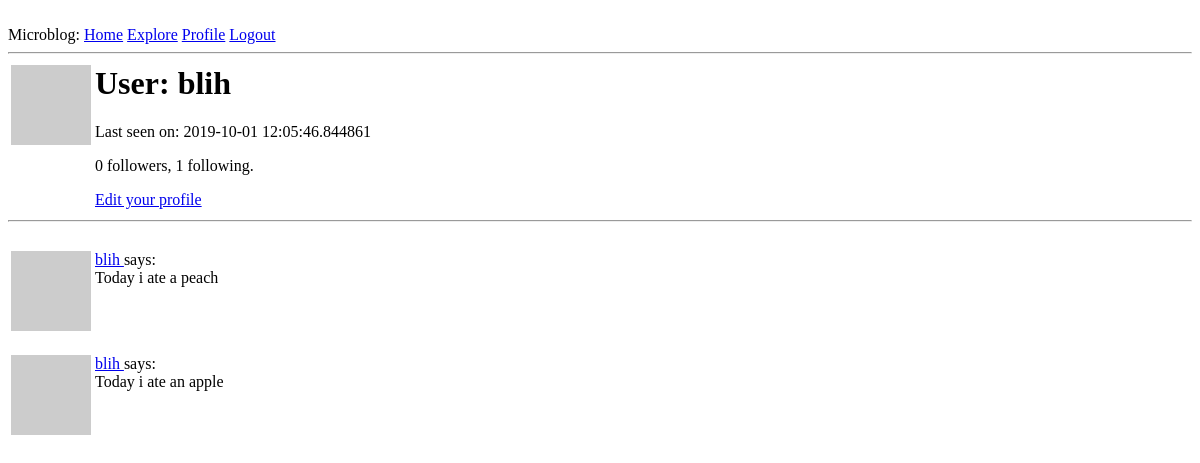
The page /user/blih (signed in) on the database as committed earlier.
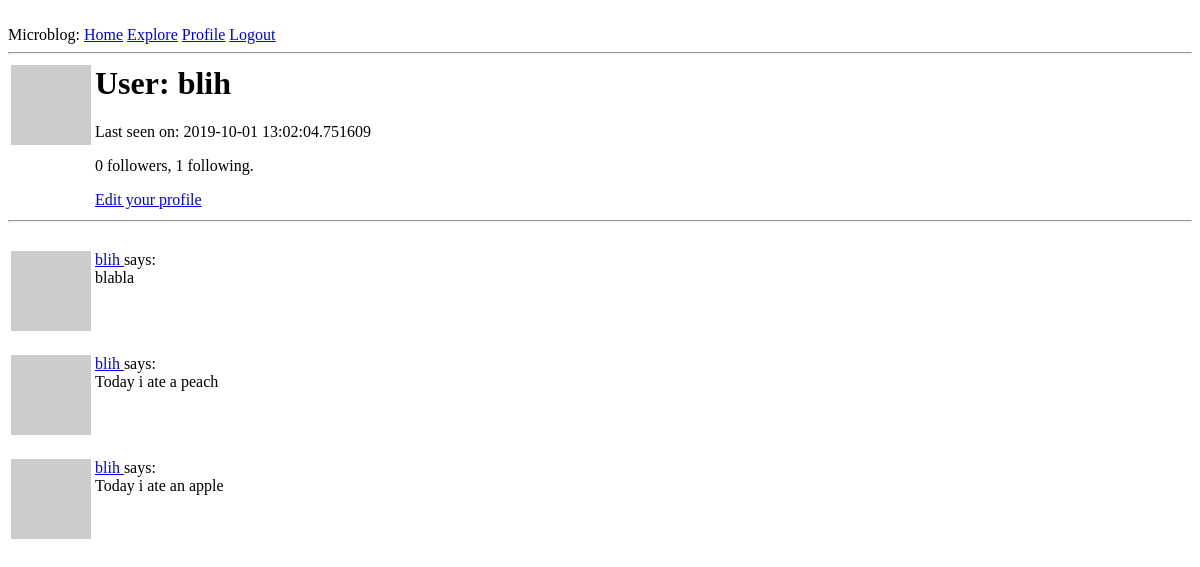
The same page on the database as committed later.
### app/models.py (models this page shows, shortened)
class User(UserMixin, db.Model):
    id = db.Column(db.Integer, primary_key=True)
    username = db.Column(db.String(64), index=True, unique=True)
    email = db.Column(db.String(120), index=True, unique=True)
    password_hash = db.Column(db.String(128))
    posts = db.relationship("Post", backref="author", lazy="dynamic")
    about_me = db.Column(db.String(140))
    last_seen = db.Column(db.DateTime, default=datetime.utcnow)
    followed = db.relationship(
        "User",
        secondary=followers,
        primaryjoin=(followers.c.follower_id == id),
        secondaryjoin=(followers.c.followed_id == id),
        backref=db.backref("followers", lazy="dynamic"),
        lazy="dynamic",
    )
    def avatar(self, size):
        digest = md5(self.email.lower().encode("utf-8")).hexdigest()
        return "https://www.gravatar.com/avatar/{}?d=identicon&s={}".format(
            digest, size
        )

class Post(db.Model):
    id = db.Column(db.Integer, primary_key=True)
    body = db.Column(db.String(140))
    timestamp = db.Column(db.DateTime, index=True, default=datetime.utcnow)
    user_id = db.Column(db.Integer, db.ForeignKey("user.id"))

### app/routes.py (the view)
@app.route("/user/<username>")
@login_required
def user(username):
    user = User.query.filter_by(username=username).first_or_404()
    page = request.args.get('page', 1, type=int)
    posts = user.posts.order_by(Post.timestamp.desc()).paginate(
        page, app.config['POSTS_PER_PAGE'], False)
    next_url = url_for('user', username=user.username, page=posts.next_num) \
        if posts.has_next else None
    prev_url = url_for('user', username=user.username, page=posts.prev_num) \
        if posts.has_prev else None
    return render_template('user.html', user=user, posts=posts.items,
                           next_url=next_url, prev_url=prev_url)

### app/models.py (called while the page is built)
@login.user_loader
def load_user(id):
    return User.query.get(int(id))

### app/routes.py (called while the page is built)
@app.before_request
def before_request():
    if current_user.is_authenticated:
        current_user.last_seen = datetime.utcnow()
        db.session.commit()

### app/templates/user.html (shortened to what this page needs)
﻿{% extends "base.html" %}
{% block content %}
<table>
    <tr valign="top">
        <td><img src="{{ user.avatar(128) }}"></td>
        <td>
            <h1>User: {{ user.username }}</h1>
            {% if user.last_seen %}<p>Last seen on: {{ user.last_seen }}</p>{% endif %}
            <p>{{ user.followers.count() }} followers, {{ user.followed.count() }} following.</p>
            {% if user == current_user %}
            <p><a href="{{ url_for('edit_profile') }}">Edit your profile</a></p>
            {% elif not current_user.is_following(user) %}
            <p><a href="{{ url_for('follow', username=user.username) }}">Follow</a></p>
            {% else %}
            <p><a href="{{ url_for('unfollow', username=user.username) }}">Unfollow</a></p>
            {% endif %}
        </td>
    </tr>
</table>
<hr>
    {% for post in posts %}
        {% include '_post.html' %}
    {% endfor %}
{% endblock %}

### app/templates/_post.html
﻿<table>
    <tr valign="top">
        <td><img src="{{ post.author.avatar(36) }}"></td>
        <td>
            <a href="{{ url_for('user', username=post.author.username) }}">
                {{ post.author.username }}
            </a>
            says:<br>{{ post.body }}
        </td>
    </tr>
</table>

Rows that differ between the two databases and show on the page:
changed User "blih": last_seen "2019-10-01 12:05:46.844861" → "2019-10-01 13:02:04.751609"
added Post: author.username "blih", body "blabla"
